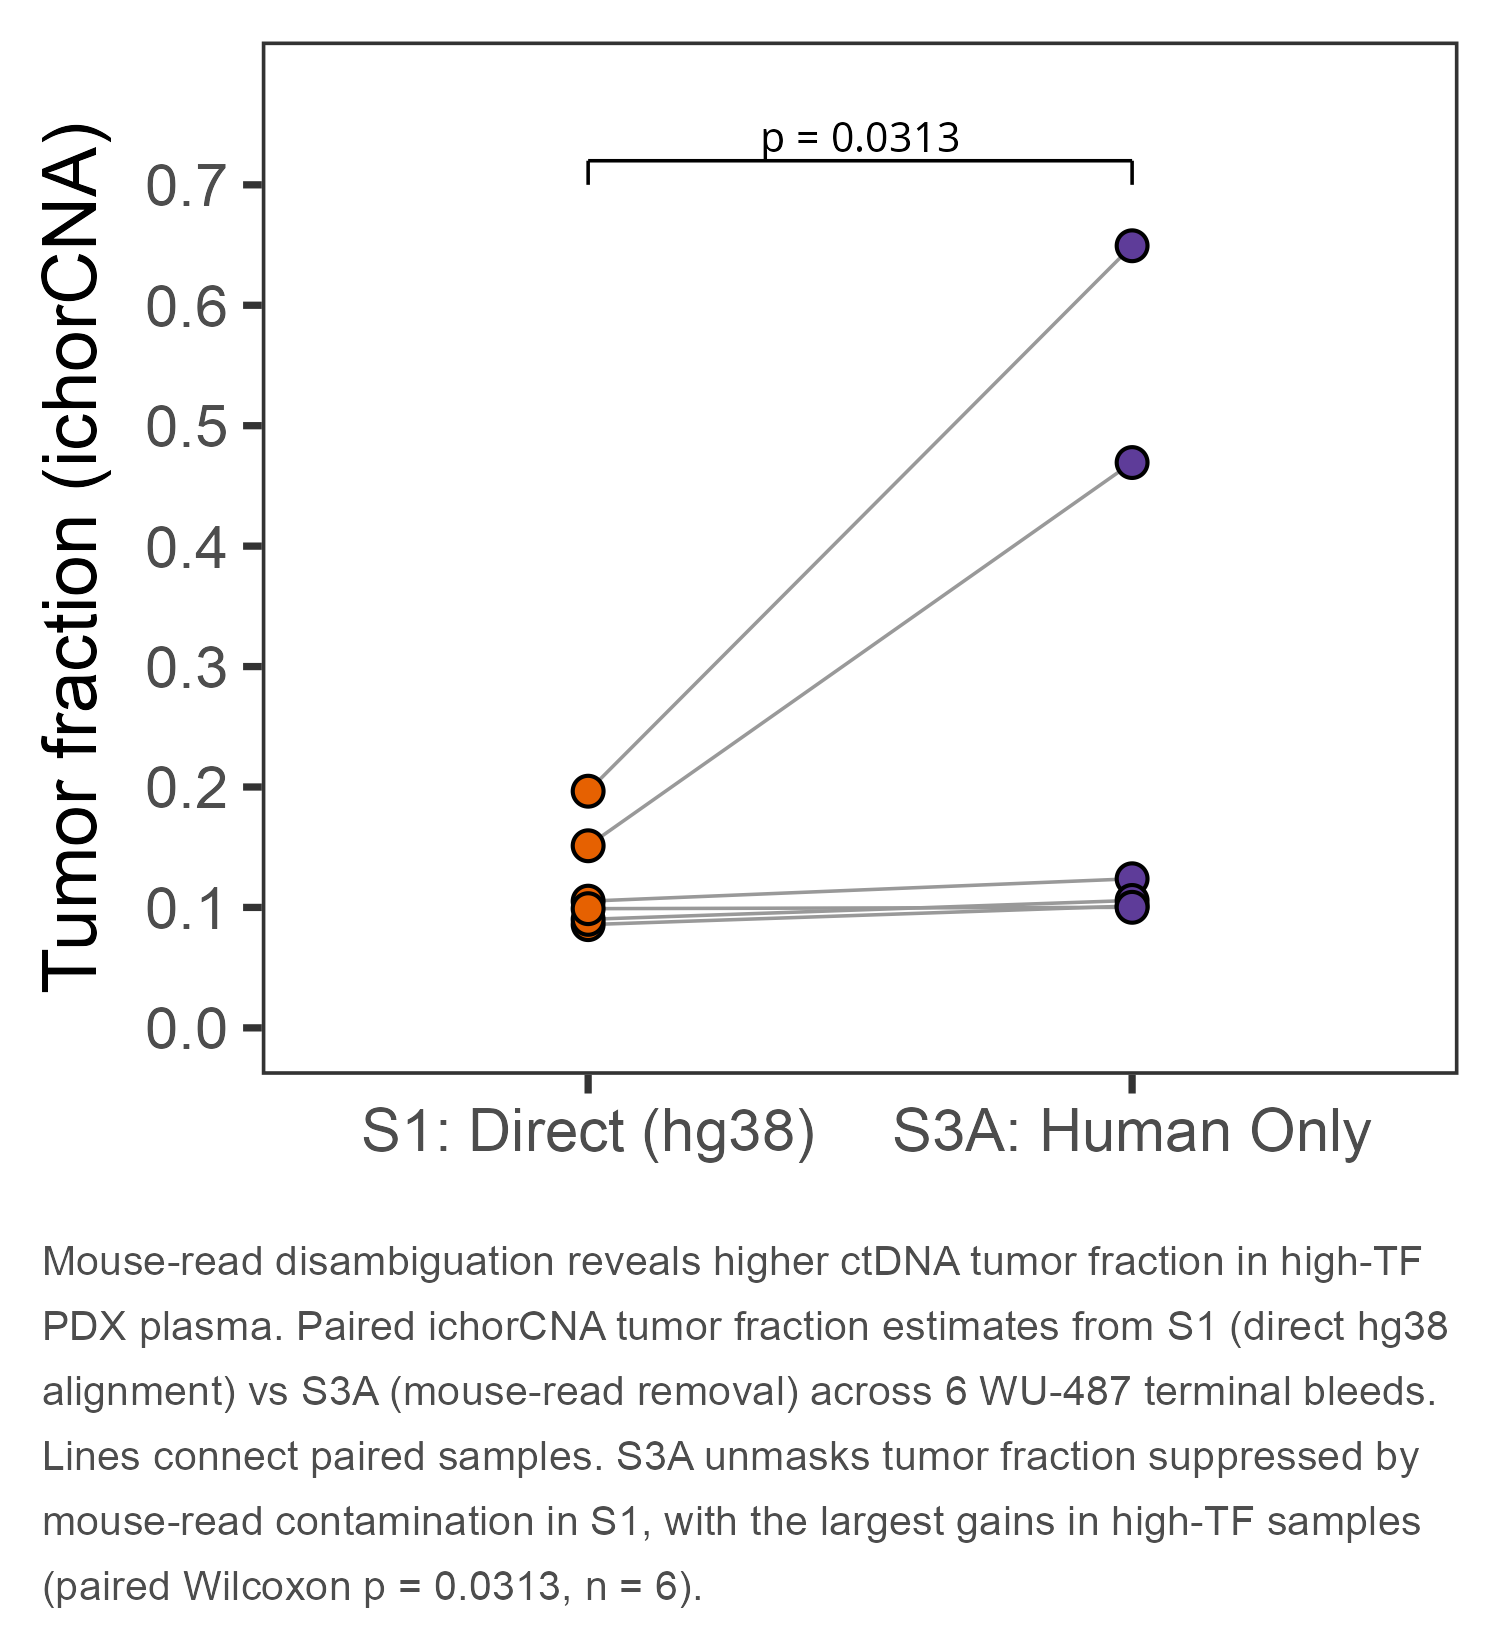

Recreate this plot in R.
library(tidyverse)
source("/home/jeszyman/repos/science/R/figure_schema.R")

d <- read_tsv("tf_vs_tumor.tsv", show_col_types = FALSE) %>%
  filter(strategy %in% c("s1", "s3a")) %>%
  mutate(
    strategy_label = case_when(
      strategy == "s1"  ~ "S1: Direct (hg38)",
      strategy == "s3a" ~ "S3A: Human Only"
    ),
    treatment = str_to_title(treatment)
  )

strategy_colors <- c("S1: Direct (hg38)" = "#e66101", "S3A: Human Only" = "#5e3c99")

wt <- wilcox.test(
  d$tumor_fraction[d$strategy == "s1"],
  d$tumor_fraction[d$strategy == "s3a"],
  paired = TRUE
)

legend_text <- sprintf(
  "Mouse-read disambiguation reveals higher ctDNA tumor fraction in high-TF PDX plasma. Paired ichorCNA tumor fraction estimates from S1 (direct hg38 alignment) vs S3A (mouse-read removal) across %d WU-487 terminal bleeds. Lines connect paired samples. S3A unmasks tumor fraction suppressed by mouse-read contamination in S1, with the largest gains in high-TF samples (paired Wilcoxon %s, n = %d).",
  n_distinct(d$lib_id), format_p(wt$p.value), n_distinct(d$lib_id))

p <- ggplot(d, aes(x = strategy_label, y = tumor_fraction)) +
  geom_line(aes(group = lib_id), color = "grey60", linewidth = 0.4) +
  geom_point(aes(fill = strategy_label), size = 3, shape = 21,
             color = "black", stroke = 0.7) +
  annotate("segment", x = 1, xend = 2, y = 0.72, yend = 0.72, linewidth = 0.4) +
  annotate("segment", x = 1, xend = 1, y = 0.70, yend = 0.72, linewidth = 0.4) +
  annotate("segment", x = 2, xend = 2, y = 0.70, yend = 0.72, linewidth = 0.4) +
  annotate("text", x = 1.5, y = 0.74, label = format_p(wt$p.value), size = 3.5) +
  scale_fill_manual(values = strategy_colors) +
  scale_y_continuous(breaks = seq(0, 0.7, by = 0.1), limits = c(0, 0.78)) +
  labs(x = NULL,
       y = "Tumor fraction (ichorCNA)",
       caption = str_wrap(legend_text, width = round(5 * 15))) +
  theme_scifig() +
  theme(legend.position = "none",
        axis.title.x = element_text(margin = margin(t = 8)),
        axis.title.y = element_text(margin = margin(r = 8)),
        plot.caption = element_text(size = 10, hjust = 0, color = "gray30",
                                    lineheight = 1.3, margin = margin(t = 20)),
        plot.caption.position = "plot",
        plot.margin = margin(10, 10, 10, 10, "pt"))

save_plot(p, "tf_vs_tumor_fig", w = 5, h = 5.5)
